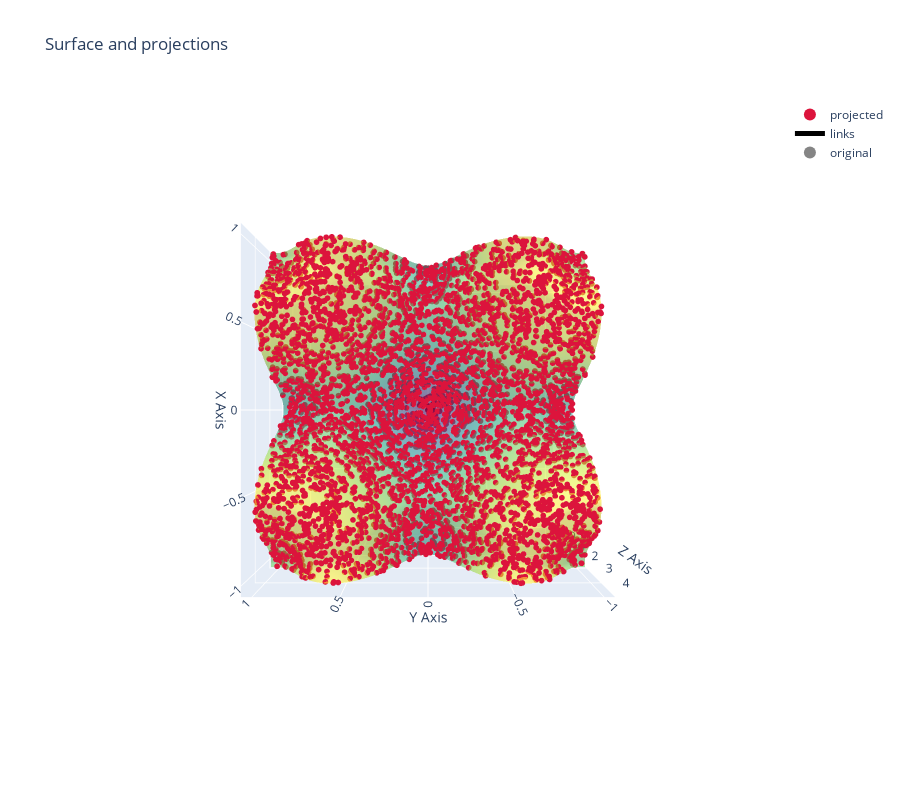

Notebook source saved alongside this figure:
### Code cell
Y_vol = randinput_expl(phi, n_samples=5000)
fig = plot_3d_projection(Y_vol, phi)
# set view from the top
fig.update_layout(scene_camera=dict(eye=dict(x=0., y=0., z=2.5)))

### Figure 1 — Plotly figure (JSON) as saved in the notebook; plotly's stock layout.template omitted (floating-point values rounded to 4 significant figures; data arrays with more than 128 entries replaced by an {"elided": "..."} marker saying what was removed)
{"data": [{"colorscale": [[0.0, "#440154"], [0.1111, "#482878"], [0.2222, "#3e4989"], [0.3333, "#31688e"], [0.4444, "#26828e"], [0.5556, "#1f9e89"], [0.6667, "#35b779"], [0.7778, "#6ece58"], [0.8889, "#b5de2b"], [1.0, "#fde725"]], "name": "paraboloid", "opacity": 0.55, "showscale": false, "x": {"elided": "80x80 float values"}, "y": {"elided": "80x80 float values"}, "z": {"elided": "80x80 float values"}, "type": "surface"}, {"marker": {"color": "crimson", "size": 2}, "mode": "markers", "name": "projected", "x": {"elided": "5000 float values"}, "y": {"elided": "5000 float values"}, "z": {"elided": "5000 float values"}, "type": "scatter3d"}, {"line": {"color": "black", "width": 1}, "mode": "lines", "name": "links", "x": {"elided": "15000 float values"}, "y": {"elided": "15000 float values"}, "z": {"elided": "15000 float values"}, "type": "scatter3d"}, {"marker": {"color": "rgba(120,120,120,0.9)", "size": 2}, "mode": "markers", "name": "original", "x": {"elided": "5000 float values"}, "y": {"elided": "5000 float values"}, "z": {"elided": "5000 float values"}, "type": "scatter3d"}], "layout": {"scene": {"xaxis": {"title": {"text": "X Axis"}}, "yaxis": {"title": {"text": "Y Axis"}}, "zaxis": {"title": {"text": "Z Axis"}}, "aspectmode": "cube", "camera": {"eye": {"x": 0.0, "y": 0.0, "z": 2.5}}}, "legend": {"itemsizing": "constant"}, "title": {"text": "Surface and projections"}, "height": 800}}
